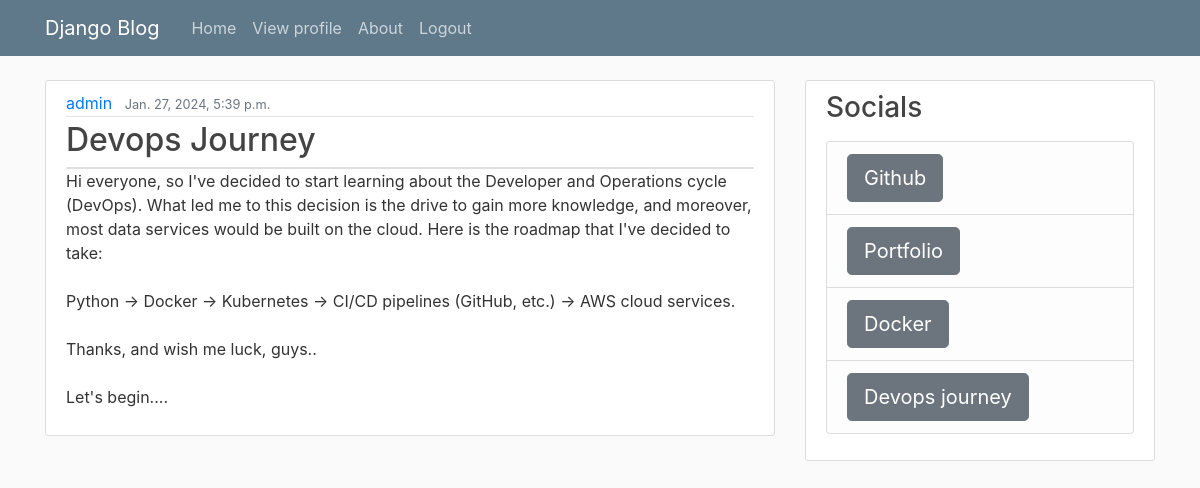
Page /devops/ (signed in) on the committed database.
### blog/models.py (models this page shows)
class devops_db(models.Model):
     author=models.ForeignKey(custom_user,on_delete=models.CASCADE)
     image=models.ImageField(upload_to='devops_images',blank=True)
     text=models.TextField()
     title=models.CharField(max_length=6000)
     date_posted=models.DateTimeField(default=timezone.now)

class custom_user(AbstractUser):
       number = models.CharField(max_length=12)

### blog/views.py (the view)
# urls.py: path('devops/',views.devops.as_view(),name='devops'),
class devops(ListView):
    model = devops_db
    template_name = 'blog/devops.html'  # <app>/<model>_<viewtype>.html
    context_object_name = 'posts'
    ordering = ['-date_posted']
    paginate_by = 3

### blog/templates/blog/devops.html (shortened to what this page needs)
{% extends "blog/base.html" %}
{% block content %}
    {% for post in posts %}
        <article class="media content-section">
          <div class="media-body">
            <div class="article-metadata">
              <a class="mr-2" href="#">{{ post.author }}</a>
              <small class="text-muted">{{ post.date_posted }}</small>
            </div>
            <h2><a class="article-title" href="">{{ post.title }}</a></h2>
             <div class="card">
             </div>
            <p class="article-content">{{ post.text }}</p>
          </div>
        </article>
     {% empty %}
       <h2>Ooops deji hasn't started his devops journey yet<h2>
    {% endfor %}
{% endblock content %}

### blog/static/blog/main.css (style rules this page uses)
body { background: #fafafa; color: #333333; margin-top: 5rem; }
h1, h2, h3, h4, h5, h6 { color: #444444; }
.content-section { background: #ffffff; padding: 10px 20px; border: 1px solid #dddddd; border-radius: 3px; margin-bottom: 20px; }
.article-title { color: #444444; }
.article-content { white-space: pre-line; }
.article-metadata { padding-bottom: 1px; margin-bottom: 4px; border-bottom: 1px solid #e3e3e3 }

### rows in the picture
devops_db: author "admin", date_posted "Jan. 27, 2024, 5:39 p.m.", title "Devops Journey", text "Hi everyone, so I've decided to start learning about the Developer and Operations cycle (DevOps). What led me to this decision is the drive to gain more knowledge, and moreover, most data services would be built on the cloud. Here is the roadmap that I've decided to take: Python -> Docker -> Kubernetes -> CI/CD pipelines (GitHub, etc.) -> AWS cloud services. Thanks, and wish me luck, guys.. Let's begin...."
